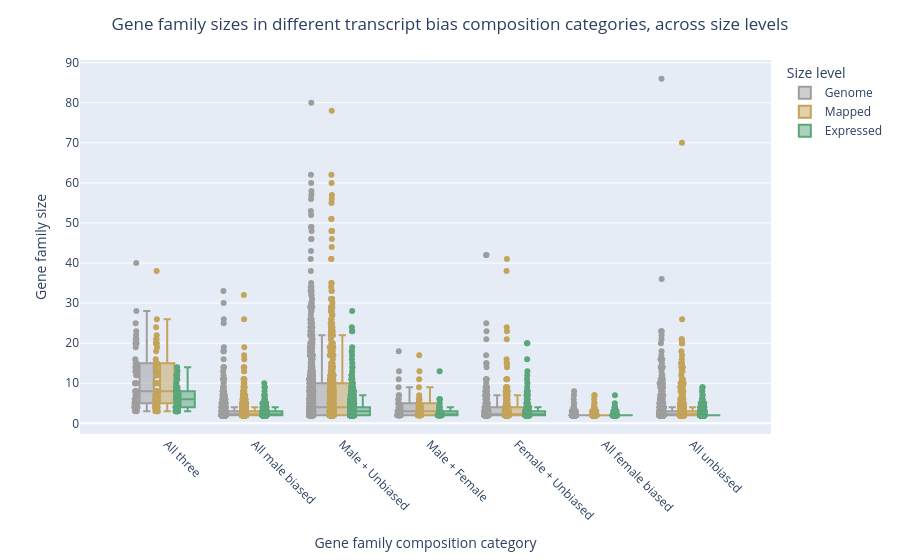

Notebook source saved alongside this figure:
### Code cell
hog_dir_melted = hog_direction.melt(
    id_vars=["HOG", "category"],
    value_vars=["hog_size_genome", "hog_size_mapped", "hog_size_expressed"],
    var_name="size_level",
    value_name="HOG_size"
)

size_level_labels = {
    "hog_size_genome":    "Genome",
    "hog_size_mapped":    "Mapped",
    "hog_size_expressed": "Expressed",
}
hog_dir_melted["size_level"] = hog_dir_melted["size_level"].map(size_level_labels)

fig7 = px.box(
    hog_dir_melted,
    x="category",
    y="HOG_size",
    color="size_level",
    color_discrete_map={
        "Genome":    "#9E9E9E",
        "Mapped":    "#C4A35A",
        "Expressed": "#5BA67A",
    },
    category_orders={
        "category":   category_order,
        "size_level": ["Genome", "Mapped", "Expressed"],
    },
    points="all",
    hover_data=["HOG"],
)

fig7.update_layout(
    title=dict(text="Gene family sizes in different transcript bias composition categories, across size levels", x=0.5, xanchor="center"),
    xaxis_title="Gene family composition category",
    yaxis_title="Gene family size",
    xaxis_tickangle=45,
    legend_title_text="Size level",
)
fig7.show()

### Figure 1 — Plotly figure (JSON) as saved in the notebook; plotly's stock layout.template omitted (floating-point values rounded to 4 significant figures; data arrays with more than 128 entries replaced by an {"elided": "..."} marker saying what was removed)
{"data": [{"alignmentgroup": "True", "boxpoints": "all", "customdata": {"elided": "2588x1 str values"}, "hovertemplate": "size_level=Genome<br>category=%{x}<br>HOG_size=%{y}<br>HOG=%{customdata[0]}<extra></extra>", "legendgroup": "Genome", "marker": {"color": "#9E9E9E"}, "name": "Genome", "notched": false, "offsetgroup": "Genome", "orientation": "v", "showlegend": true, "type": "box", "x": {"elided": "2588 str values"}, "x0": " ", "xaxis": "x", "y": {"elided": "2588 int values"}, "y0": " ", "yaxis": "y"}, {"alignmentgroup": "True", "boxpoints": "all", "customdata": {"elided": "2588x1 str values"}, "hovertemplate": "size_level=Mapped<br>category=%{x}<br>HOG_size=%{y}<br>HOG=%{customdata[0]}<extra></extra>", "legendgroup": "Mapped", "marker": {"color": "#C4A35A"}, "name": "Mapped", "notched": false, "offsetgroup": "Mapped", "orientation": "v", "showlegend": true, "type": "box", "x": {"elided": "2588 str values"}, "x0": " ", "xaxis": "x", "y": {"elided": "2588 int values"}, "y0": " ", "yaxis": "y"}, {"alignmentgroup": "True", "boxpoints": "all", "customdata": {"elided": "2588x1 str values"}, "hovertemplate": "size_level=Expressed<br>category=%{x}<br>HOG_size=%{y}<br>HOG=%{customdata[0]}<extra></extra>", "legendgroup": "Expressed", "marker": {"color": "#5BA67A"}, "name": "Expressed", "notched": false, "offsetgroup": "Expressed", "orientation": "v", "showlegend": true, "type": "box", "x": {"elided": "2588 str values"}, "x0": " ", "xaxis": "x", "y": {"elided": "2588 int values"}, "y0": " ", "yaxis": "y"}], "layout": {"boxmode": "group", "legend": {"title": {"text": "Size level"}, "tracegroupgap": 0}, "margin": {"t": 60}, "title": {"text": "Gene family sizes in different transcript bias composition categories, across size levels", "x": 0.5, "xanchor": "center"}, "xaxis": {"anchor": "y", "categoryarray": ["All three", "All male biased", "Male + Unbiased", "Male + Female", "Female + Unbiased", "All female biased", "All unbiased"], "categoryorder": "array", "domain": [0, 1], "tickangle": 45, "title": {"text": "Gene family composition category"}}, "yaxis": {"anchor": "x", "domain": [0, 1], "title": {"text": "Gene family size"}}}}
